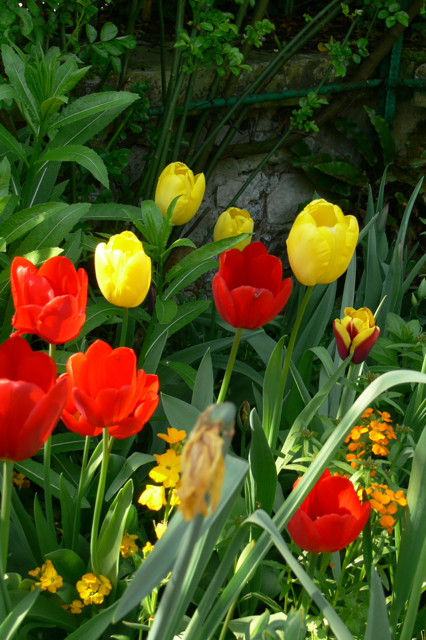
#> input picture ED7/flowers9.png, 426 x 640 px
$ jupyter execute ED7_Ruan_Oliveira_de_Jesus.ipynb
#> lines starting #> are read from the running program, lines starting #| are printed output that depends on the picture
[cell 1]
import cv2 as cv
import numpy as np
import matplotlib.pyplot as plt
import sys

[cell 2]
img = cv.imread(r"flowers9.png") #leio a imagem
#> img is the input picture: shape (640, 426, 3); mean B, G, R 27.4, 76.4, 75.2

if img is None: #verifico se ela esta na pasta
    print("nao foi possivel ler a imagem")

plt.imshow(cv.cvtColor(img, cv.COLOR_BGR2RGB))
plt.show()

[cell 3]
histograma_red = cv.calcHist(img, [2], None, [256], [0, 256])
#> histograma_red = 256 values, max 176 at index 1, min 0 at index 77, mean 4.99
histograma_green = cv.calcHist(img, [1], None, [256], [0, 256])
#> histograma_green = 256 values, max 195 at index 1, min 0 at index 71, mean 4.99
histograma_blue = cv.calcHist(img, [0], None, [256], [0,256])
#> histograma_blue = 256 values, max 176 at index 1, min 0 at index 62, mean 4.99

hist = [histograma_blue, histograma_green, histograma_red]
colors = ['blue', 'green', 'red']

fig, (ax1, ax2, ax3) = plt.subplots(nrows=1, ncols=3, figsize=(18, 5))

ax1.plot(histograma_blue, color='blue')
ax1.set_title('Histograma - Azul')
ax1.set_xlim([0, 256])
ax1.grid(True, alpha=0.3)

ax2.plot(histograma_green, color='green')
ax2.set_title('Histograma - Verde')
ax2.set_xlim([0, 256])
ax2.grid(True, alpha=0.3)

ax3.plot(histograma_red, color='red')
ax3.set_title('Histograma - Vermelho')
ax3.set_xlim([0, 256])
ax3.grid(True, alpha=0.3)

plt.tight_layout()
plt.show()
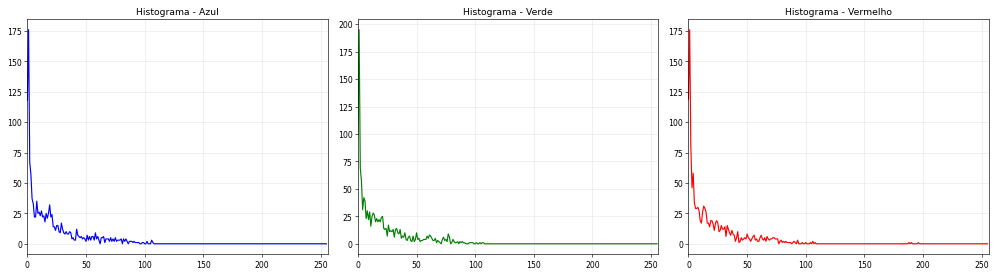
#> figure drawn by matplotlib, 3 panels; panel 1: curve peaks at x = 1, y = 176; panel 2: curve peaks at x = 1, y = 195; panel 3: curve peaks at x = 1, y = 176

[cell 4]
img_bgr = cv.imread('flowers9.png')

if img_bgr is not None:
    img_rgb = cv.cvtColor(img_bgr, cv.COLOR_BGR2RGB)

    r, g, b = cv.split(img_rgb)
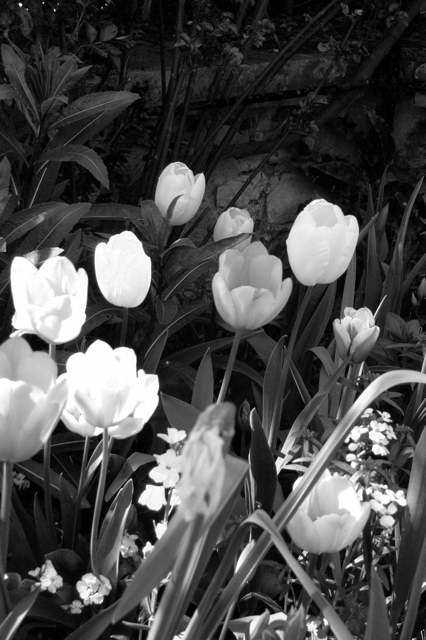
#> r: shape (640, 426); min 0, max 255, mean 75.2
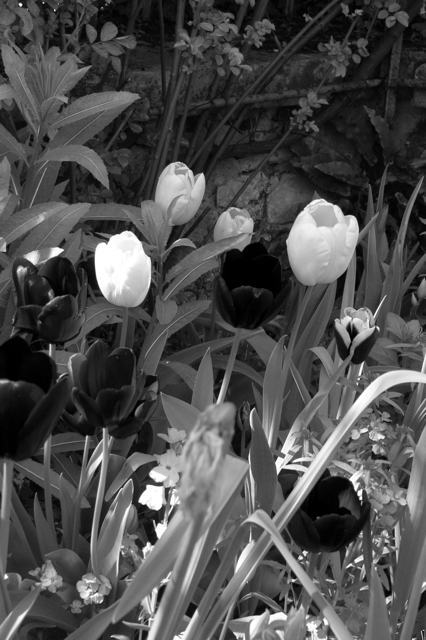
#> g: shape (640, 426); min 0, max 255, mean 76.4
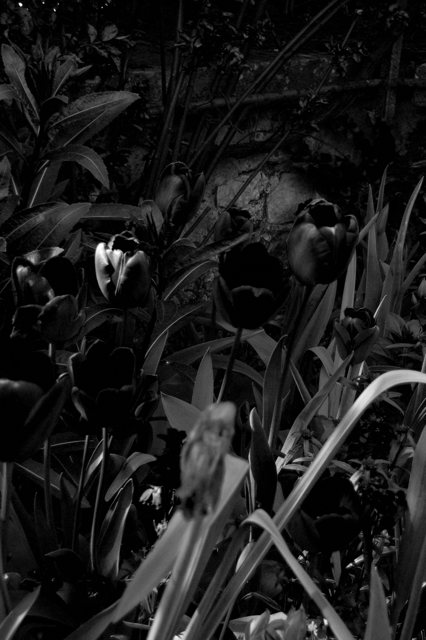
#> b: shape (640, 426); min 0, max 255, mean 27.4
    fig, axs = plt.subplots(1, 3, figsize=(18, 6))

    axs[0].imshow(r, cmap='gray')
    axs[0].set_title('Canal Vermelho (R)')
    axs[0].axis('off')

    axs[1].imshow(g, cmap='gray')
    axs[1].set_title('Canal Verde (G)')
    axs[1].axis('off')
    axs[2].imshow(b, cmap='gray')
    axs[2].set_title('Canal Azul (B)')
    axs[2].axis('off')

    plt.tight_layout()
    plt.show()
else:
    print("Erro ao carregar a imagem.")
